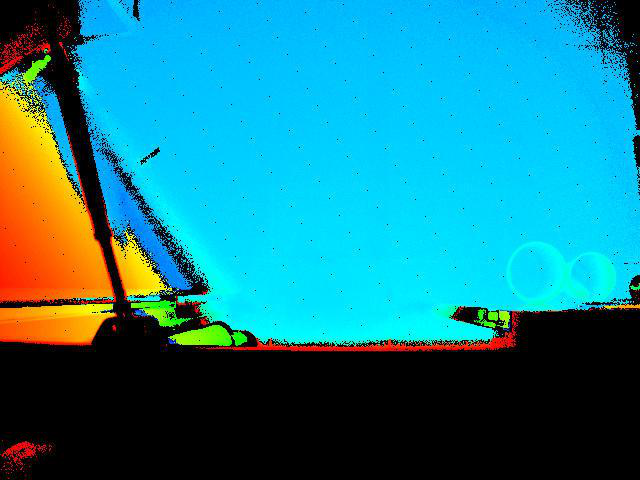
#> input picture images/0.png, 640 x 480 px; its folder holds only this picture in this run
$ jupyter execute --allow-errors Part1.ipynb
#> lines starting #> are read from the running program, lines starting #| are printed output that depends on the picture
[cell 1]
import glob
import pandas as pd
import numpy as np
import matplotlib.pyplot as plt
import cv2 as cv
from sklearn.cluster import MeanShift, estimate_bandwidth

[cell 2]
address = ""
all_files = glob.glob(address+'images/*.png')
img_row_size = 67
img_col_size = 48
img_size = img_row_size*img_col_size

[cell 3]
img_data = []
for i in range(len(all_files)):
    img_color = cv.imread(all_files[i], cv.IMREAD_COLOR)
#> img_color is the input picture: shape (480, 640, 3); mean B, G, R 140.1, 126.6, 24.3
    img_color = cv.resize(cv.cvtColor(img_color, cv.COLOR_BGR2RGB), (img_col_size, img_row_size))[0:40,15:40,:]
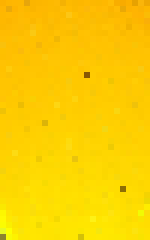
#> img_color: shape (40, 25, 3) (shown 6 times larger); mean B, G, R 1.7, 206.2, 253
    R = img_color[:, :, 0].astype(int)
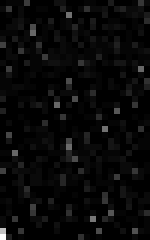
#> R: shape (40, 25) int64 (shown 6 times larger); min 0, max 47, mean 1.7; drawn with min black and max white
    G = img_color[:, :, 1].astype(int)
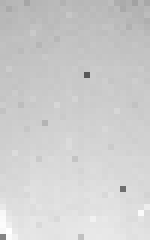
#> G: shape (40, 25) int64 (shown 6 times larger); min 88, max 255, mean 206.2
    B = img_color[:, :, 2].astype(int)
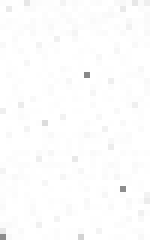
#> B: shape (40, 25) int64 (shown 6 times larger); min 136, max 255, mean 253
    weighted_image = 1.0 * R - 1.0 * G - 1.0 * B
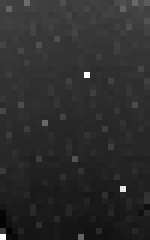
#> weighted_image: shape (40, 25) float64 (shown 6 times larger); min -508, max -221, mean -457.5; drawn with min black and max white
    weighted_image[weighted_image < 0] = 0
#> weighted_image: shape (40, 25) float64; every value is 0

    img_data += [weighted_image]
    #img_gray = cv.imread(all_files[i], cv.IMREAD_GRAYSCALE)
    #img_data += [cv.resize(img_gray, (img_col_size, img_row_size))[0:40,15:40]]

$ run again, on images/multi_in1.png
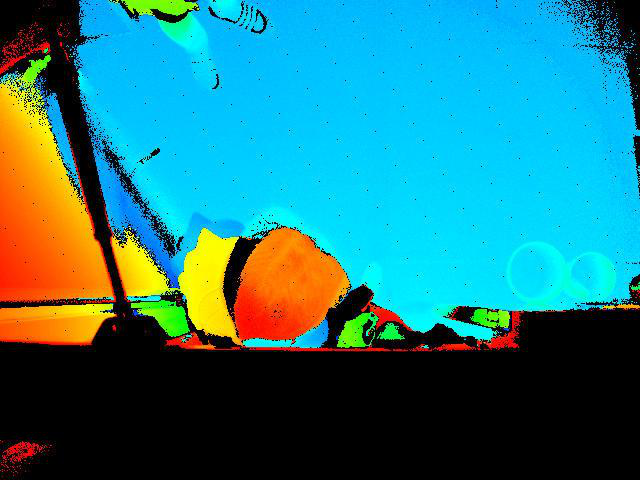
#> input picture images/multi_in1.png, 640 x 480 px
#> img_color is the input picture: shape (480, 640, 3); mean B, G, R 124.6, 120.4, 36.3
#> img_color: shape (40, 25, 3)
#> `B = img_color[:, :, 2].astype(int)`:
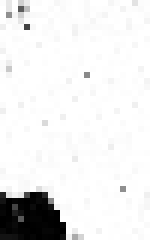
#> B: shape (40, 25) int64 (shown 6 times larger); min 0, max 255, mean 233.5
#> `weighted_image[weighted_image < 0] = 0`:
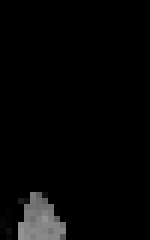
#> weighted_image: shape (40, 25) float64 (shown 6 times larger); min 0, max 147, mean 5.7

$ run again, on images/multi_in2.png
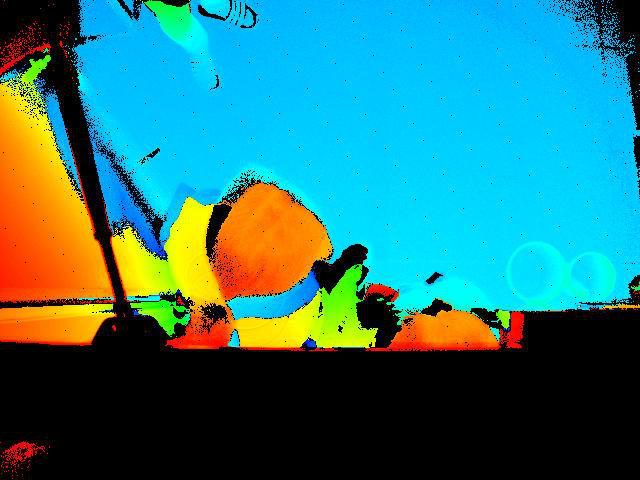
#> input picture images/multi_in2.png, 640 x 480 px
#> img_color is the input picture: shape (480, 640, 3); mean B, G, R 118.2, 119.9, 42.7
#> img_color: shape (40, 25, 3)
#> `B = img_color[:, :, 2].astype(int)`:
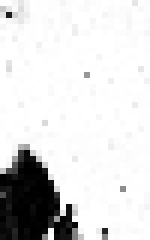
#> B: shape (40, 25) int64 (shown 6 times larger); min 0, max 255, mean 219.4
#> `weighted_image[weighted_image < 0] = 0`:
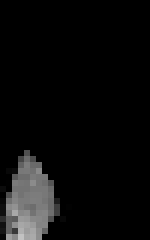
#> weighted_image: shape (40, 25) float64 (shown 6 times larger); min 0, max 194, mean 11.6

$ run again, on images/multi_in3.png
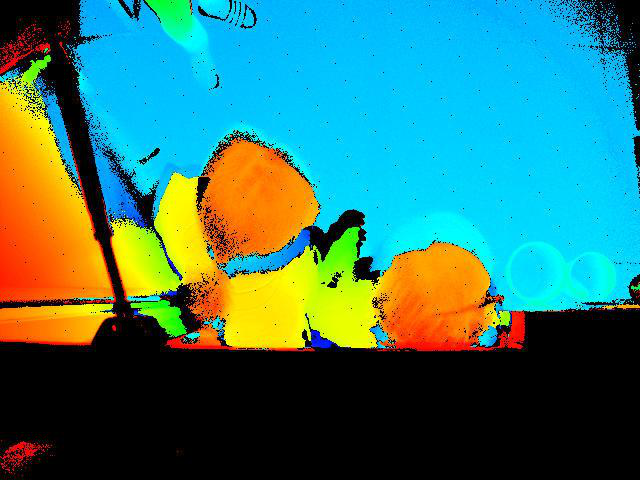
#> input picture images/multi_in3.png, 640 x 480 px
#> img_color is the input picture: shape (480, 640, 3); mean B, G, R 106.9, 119.9, 54.5
#> img_color: shape (40, 25, 3)
#> `B = img_color[:, :, 2].astype(int)`:
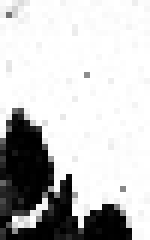
#> B: shape (40, 25) int64 (shown 6 times larger); min 0, max 255, mean 197.8
#> `weighted_image[weighted_image < 0] = 0`:
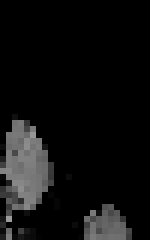
#> weighted_image: shape (40, 25) float64 (shown 6 times larger); min 0, max 156, mean 14.9
